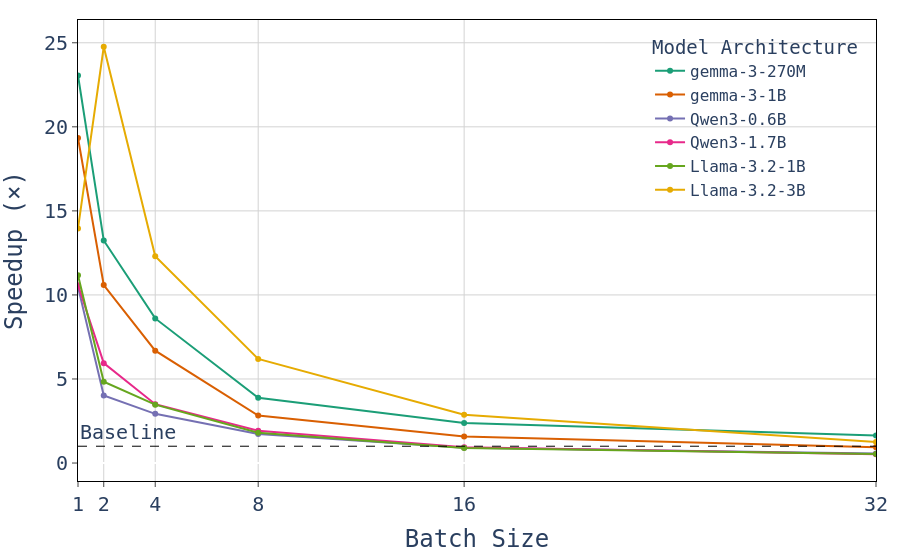

The code cell stored with this chart in its notebook:
### Code cell
def plot(df):
    fig = px.line(
        df, 
        x="batch_size", 
        y="speedup",
        range_x=[1, 32],
        color="model_id",
        markers=True,
        color_discrete_sequence=px.colors.qualitative.Dark2,
        category_orders={'model_id': model_order},
        labels={
            "batch_size": "Batch Size",
            "speedup": "Speedup (×)",
            "model_id": "Model Architecture"
        }
    )

    fig.add_hline(
        y=1, 
        line_dash="dash", 
        line_color="black", 
        annotation_text="Baseline", 
        annotation_position="top left",
        line_width=1
    )


    fig.update_layout(xaxis = dict(tickvals = list(df["batch_size"])))

    fig.update(**paper_style_dict)
    return fig

print("EF 200")
fig = plot(dfs)
fig.write_image("full-speedup-ef-200.pdf")
fig.show()

### Figure 1 — Plotly figure (JSON) as saved in the notebook; plotly's stock layout.template omitted (floating-point values rounded to 4 significant figures)
{"data": [{"hovertemplate": "Model Architecture=gemma-3-270M<br>Batch Size=%{x}<br>Speedup (×)=%{y}<extra></extra>", "legendgroup": "gemma-3-270M", "line": {"color": "rgb(27,158,119)", "dash": "solid"}, "marker": {"symbol": "circle"}, "mode": "lines+markers", "name": "gemma-3-270M", "orientation": "v", "showlegend": true, "type": "scatter", "x": [1, 2, 4, 8, 16, 32, 64], "xaxis": "x", "y": [23.05, 13.24, 8.603, 3.882, 2.385, 1.635, 1.928], "yaxis": "y"}, {"hovertemplate": "Model Architecture=gemma-3-1B<br>Batch Size=%{x}<br>Speedup (×)=%{y}<extra></extra>", "legendgroup": "gemma-3-1B", "line": {"color": "rgb(217,95,2)", "dash": "solid"}, "marker": {"symbol": "circle"}, "mode": "lines+markers", "name": "gemma-3-1B", "orientation": "v", "showlegend": true, "type": "scatter", "x": [1, 2, 4, 8, 16, 32, 64], "xaxis": "x", "y": [19.34, 10.59, 6.684, 2.825, 1.578, 0.9465, 1.023], "yaxis": "y"}, {"hovertemplate": "Model Architecture=Qwen3-0.6B<br>Batch Size=%{x}<br>Speedup (×)=%{y}<extra></extra>", "legendgroup": "Qwen3-0.6B", "line": {"color": "rgb(117,112,179)", "dash": "solid"}, "marker": {"symbol": "circle"}, "mode": "lines+markers", "name": "Qwen3-0.6B", "orientation": "v", "showlegend": true, "type": "scatter", "x": [1, 2, 4, 8, 16, 32, 64], "xaxis": "x", "y": [10.48, 4.018, 2.926, 1.734, 0.9153, 0.569, 0.6806], "yaxis": "y"}, {"hovertemplate": "Model Architecture=Qwen3-1.7B<br>Batch Size=%{x}<br>Speedup (×)=%{y}<extra></extra>", "legendgroup": "Qwen3-1.7B", "line": {"color": "rgb(231,41,138)", "dash": "solid"}, "marker": {"symbol": "circle"}, "mode": "lines+markers", "name": "Qwen3-1.7B", "orientation": "v", "showlegend": true, "type": "scatter", "x": [1, 2, 4, 8, 16, 32, 64], "xaxis": "x", "y": [10.58, 5.943, 3.502, 1.922, 0.9453, 0.5257, 0.5825], "yaxis": "y"}, {"hovertemplate": "Model Architecture=Llama-3.2-1B<br>Batch Size=%{x}<br>Speedup (×)=%{y}<extra></extra>", "legendgroup": "Llama-3.2-1B", "line": {"color": "rgb(102,166,30)", "dash": "solid"}, "marker": {"symbol": "circle"}, "mode": "lines+markers", "name": "Llama-3.2-1B", "orientation": "v", "showlegend": true, "type": "scatter", "x": [1, 2, 4, 8, 16, 32, 64], "xaxis": "x", "y": [11.17, 4.838, 3.472, 1.8, 0.8997, 0.5318, 0.5749], "yaxis": "y"}, {"hovertemplate": "Model Architecture=Llama-3.2-3B<br>Batch Size=%{x}<br>Speedup (×)=%{y}<extra></extra>", "legendgroup": "Llama-3.2-3B", "line": {"color": "rgb(230,171,2)", "dash": "solid"}, "marker": {"symbol": "circle"}, "mode": "lines+markers", "name": "Llama-3.2-3B", "orientation": "v", "showlegend": true, "type": "scatter", "x": [1, 2, 4, 8, 16, 32, 64], "xaxis": "x", "y": [13.95, 24.76, 12.3, 6.192, 2.879, 1.254, 0.6424], "yaxis": "y"}], "layout": {"annotations": [{"showarrow": false, "text": "Baseline", "x": 0, "xanchor": "left", "xref": "x domain", "y": 1, "yanchor": "bottom", "yref": "y"}], "autosize": false, "font": {"family": "monospace", "size": 20}, "legend": {"bgcolor": "rgba(0, 0, 0, 0)", "font": {"family": "monospace", "size": 16}, "title": {"text": "Model Architecture"}, "tracegroupgap": 0, "x": 0.98, "xanchor": "right", "y": 0.98, "yanchor": "top"}, "margin": {"b": 20, "l": 20, "r": 20, "t": 20}, "plot_bgcolor": "rgba(0, 0, 0, 0)", "shapes": [{"line": {"color": "black", "dash": "dash", "width": 1}, "type": "line", "x0": 0, "x1": 1, "xref": "x domain", "y0": 1, "y1": 1, "yref": "y"}], "showlegend": true, "xaxis": {"anchor": "y", "domain": [0, 1], "gridcolor": "lightgray", "gridwidth": 1, "linecolor": "black", "mirror": true, "range": [1, 32], "showgrid": true, "showline": true, "ticks": "outside", "tickvals": [1, 2, 4, 8, 16, 32, 64, 1, 2, 4, 8, 16, 32, 64, 1, 2, 4, 8, 16, 32, 64, 1, 2, 4, 8, 16, 32, 64, 1, 2, 4, 8, 16, 32, 64, 1, 2, 4, 8, 16, 32, 64], "title": {"text": "Batch Size"}}, "yaxis": {"anchor": "x", "domain": [0, 1], "gridcolor": "lightgray", "gridwidth": 1, "linecolor": "black", "mirror": true, "showgrid": true, "showline": true, "ticks": "outside", "title": {"text": "Speedup (×)"}}}}
